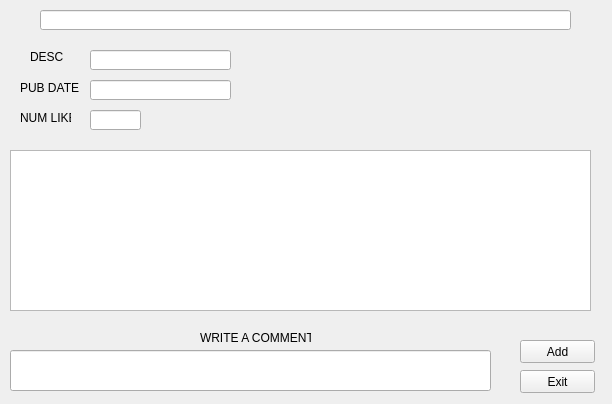
<?xml version="1.0" encoding="UTF-8"?>
<ui version="4.0">
 <class>PublicationView</class>
 <widget class="QWidget" name="PublicationView">
  <property name="geometry">
   <rect>
    <x>0</x>
    <y>0</y>
    <width>612</width>
    <height>404</height>
   </rect>
  </property>
  <property name="windowTitle">
   <string>Form</string>
  </property>
  <widget class="QLineEdit" name="Title">
   <property name="geometry">
    <rect>
     <x>40</x>
     <y>10</y>
     <width>531</width>
     <height>20</height>
    </rect>
   </property>
   <property name="readOnly">
    <bool>true</bool>
   </property>
  </widget>
  <widget class="QLineEdit" name="Desc">
   <property name="geometry">
    <rect>
     <x>90</x>
     <y>50</y>
     <width>141</width>
     <height>20</height>
    </rect>
   </property>
   <property name="readOnly">
    <bool>true</bool>
   </property>
  </widget>
  <widget class="QLineEdit" name="PubDate">
   <property name="geometry">
    <rect>
     <x>90</x>
     <y>80</y>
     <width>141</width>
     <height>20</height>
    </rect>
   </property>
   <property name="readOnly">
    <bool>true</bool>
   </property>
  </widget>
  <widget class="QLineEdit" name="NumLikes">
   <property name="geometry">
    <rect>
     <x>90</x>
     <y>110</y>
     <width>51</width>
     <height>20</height>
    </rect>
   </property>
   <property name="readOnly">
    <bool>true</bool>
   </property>
  </widget>
  <widget class="QLabel" name="label">
   <property name="geometry">
    <rect>
     <x>30</x>
     <y>50</y>
     <width>47</width>
     <height>13</height>
    </rect>
   </property>
   <property name="text">
    <string>DESC</string>
   </property>
  </widget>
  <widget class="QLabel" name="label_2">
   <property name="geometry">
    <rect>
     <x>20</x>
     <y>80</y>
     <width>61</width>
     <height>16</height>
    </rect>
   </property>
   <property name="text">
    <string>PUB DATE</string>
   </property>
  </widget>
  <widget class="QLabel" name="label_3">
   <property name="geometry">
    <rect>
     <x>20</x>
     <y>110</y>
     <width>51</width>
     <height>16</height>
    </rect>
   </property>
   <property name="text">
    <string>NUM LIKES</string>
   </property>
  </widget>
  <widget class="QListWidget" name="Comments">
   <property name="geometry">
    <rect>
     <x>10</x>
     <y>150</y>
     <width>581</width>
     <height>161</height>
    </rect>
   </property>
  </widget>
  <widget class="QPushButton" name="Exit">
   <property name="geometry">
    <rect>
     <x>520</x>
     <y>370</y>
     <width>75</width>
     <height>23</height>
    </rect>
   </property>
   <property name="text">
    <string>Exit</string>
   </property>
  </widget>
  <widget class="QPushButton" name="Add">
   <property name="geometry">
    <rect>
     <x>520</x>
     <y>340</y>
     <width>75</width>
     <height>23</height>
    </rect>
   </property>
   <property name="text">
    <string>Add</string>
   </property>
  </widget>
  <widget class="QLineEdit" name="NewComment">
   <property name="geometry">
    <rect>
     <x>10</x>
     <y>350</y>
     <width>481</width>
     <height>41</height>
    </rect>
   </property>
  </widget>
  <widget class="QLabel" name="label_4">
   <property name="geometry">
    <rect>
     <x>200</x>
     <y>330</y>
     <width>111</width>
     <height>16</height>
    </rect>
   </property>
   <property name="text">
    <string>WRITE A COMMENT</string>
   </property>
  </widget>
 </widget>
 <resources/>
 <connections/>
</ui>
